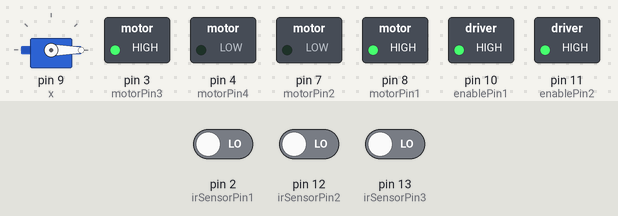
This sketch was run on a simulated Arduino Uno, built with avr-gcc and run on an emulated ATmega328P. On the bench: servo, switched loads named in the sketch (green lamp = pin HIGH). The inputs (shaded band) are chosen by the test bench; at power-on: pin 2 (irSensorPin1) LOW, pin 12 (irSensorPin2) LOW, pin 13 (irSensorPin3) LOW.

Above: at 1.2 s.
1.3 s: pin 2 (irSensorPin1) driven HIGH
At 2.4 s:
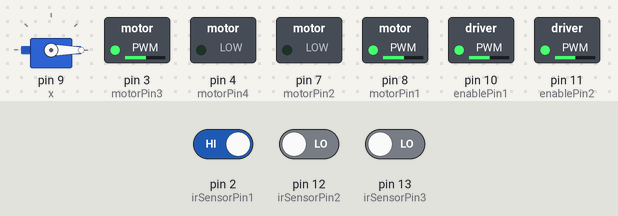
2.8 s: pin 12 (irSensorPin2) driven HIGH
At 3.26 s:
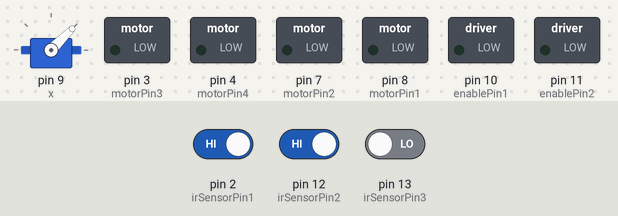
5.8 s: pin 12 (irSensorPin2) driven LOW
At 7.3 s:
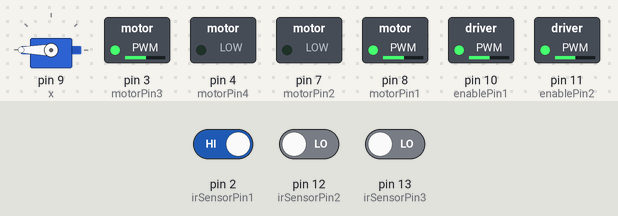
7.9 s: pin 12 (irSensorPin2) driven HIGH
At 8.65 s:
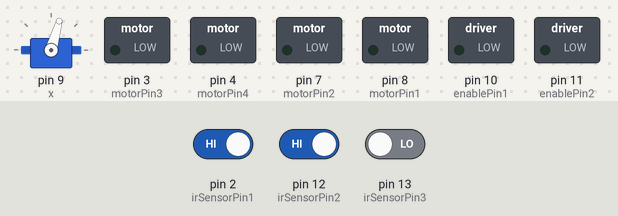
10.9 s: pin 2 (irSensorPin1) driven LOW
At 12.1 s:
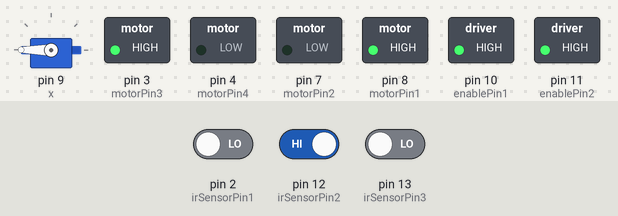
13.0 s: pin 2 (irSensorPin1) driven HIGH
At 13.15 s:
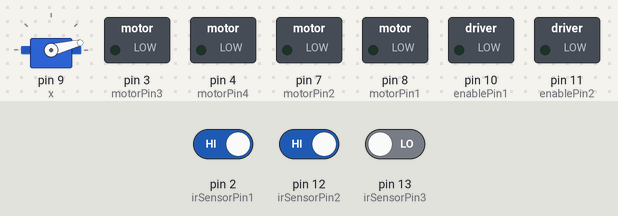
Timing chart, 0 to 17.0 s (numbered marks = the images above; inputs shaded):
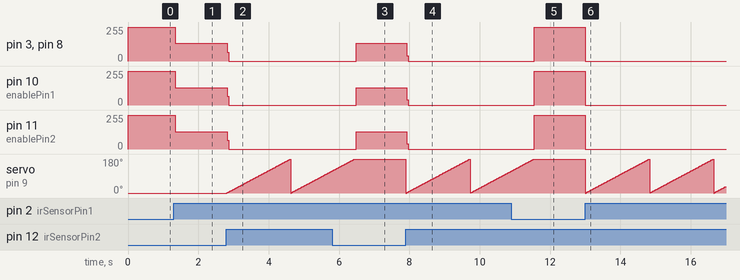

Measured:
- after the input at 1.3 s, pin 3 (motorPin3), pin 8 (motorPin1): 255/255 → 132/255 at once; pin 10 (enablePin1): 255/255 → 131/255 at once; pin 11 (enablePin2): 255/255 → 129/255 at once
- after the input at 2.8 s, pin 3 (motorPin3), pin 8 (motorPin1): 132/255 → 0/255 at once; pin 10 (enablePin1): 131/255 → 0/255 at once; pin 11 (enablePin2): 129/255 → 0/255 at once
- after the input at 5.8 s, pin 3 (motorPin3), pin 8 (motorPin1): 0/255 → 132/255 after 0.69 s; pin 10 (enablePin1): 0/255 → 131/255 after 0.69 s; pin 11 (enablePin2): 0/255 → 129/255 after 0.69 s; servo on pin 9 (x): goes on until 6.4 s, then stays 180°
- after the input at 7.9 s, pin 3 (motorPin3), pin 8 (motorPin1): 132/255 → 0/255 at once; pin 10 (enablePin1): 131/255 → 0/255 at once; pin 11 (enablePin2): 129/255 → 0/255 at once; servo on pin 9 (x): ramps from 0° to 180° and jumps back, once every 1.8 s
- after the input at 10.9 s, pin 3 (motorPin3), pin 8 (motorPin1), pin 10 (enablePin1), pin 11 (enablePin2): 0/255 → 255/255 after 0.65 s
- after the input at 13.0 s, pin 3 (motorPin3), pin 8 (motorPin1), pin 10 (enablePin1), pin 11 (enablePin2): 255/255 → 0/255 at once; servo on pin 9 (x): ramps from 0° to 180° and jumps back, once every 1.8 s

The sketch:

circuit2.ino
```cpp
#include <Servo.h>

Servo x;

const int motorPin1 = 8;      // IN1 on the L293D
const int motorPin2 = 7;      // IN2 on the L293D
const int enablePin1 = 10;    // EN1 on the L293D (changed from 9)
const int motorPin3 = 3;      // IN3 on the L293D
const int motorPin4 = 4;      // IN4 on the L293D
const int enablePin2 = 11;    // EN2 on the L293D (added for second motor)
const int irSensorPin1 = 2;   // Output pin of the first IR sensor
const int irSensorPin2 = 12;  // Output pin of the second IR sensor
const int irSensorPin3 = 13;  // Output pin of the third IR sensor

void setup() {
  x.attach(9);  // Servo attached to pin 9
  x.write(0);   // Initialize servo position to 0

  pinMode(motorPin1, OUTPUT);
  pinMode(motorPin2, OUTPUT);
  pinMode(motorPin3, OUTPUT);
  pinMode(motorPin4, OUTPUT);
  pinMode(enablePin1, OUTPUT);
  pinMode(enablePin2, OUTPUT);
  pinMode(irSensorPin1, INPUT);
  pinMode(irSensorPin2, INPUT);
  pinMode(irSensorPin3, INPUT);

  // Initialize motors as stopped
  digitalWrite(motorPin1, HIGH);
  digitalWrite(motorPin2, HIGH);
  digitalWrite(motorPin3, HIGH);
  digitalWrite(motorPin4, HIGH);
  analogWrite(enablePin1, 0);
  analogWrite(enablePin2, 0);
}

void loop() {
  int sensorValue1 = digitalRead(irSensorPin1);  // Object detect sensor


  if (sensorValue1 == HIGH) {  // Assuming HIGH means obstacle detected
    // Stop the motors
    digitalWrite(motorPin1, LOW);
    digitalWrite(motorPin2, LOW);
    digitalWrite(motorPin3, LOW);
    digitalWrite(motorPin4, LOW);
    analogWrite(enablePin1, 0);
    analogWrite(enablePin2, 0);


    int sensorValue2 = digitalRead(irSensorPin2);  // Level detect sensor

    if (sensorValue2 == HIGH) {
      for (int i = 0; i <= 180; i++) {  // Servo movement range
        x.write(i);
        delay(10);
      }

      int sensorValue3 = digitalRead(irSensorPin3);  // Next sensor detect

      if (sensorValue3 == HIGH) {
        digitalWrite(motorPin1, HIGH);
        digitalWrite(motorPin2, LOW);
        digitalWrite(motorPin3, HIGH);
        digitalWrite(motorPin4, LOW);
        analogWrite(enablePin1, 255);  // Full speed
        analogWrite(enablePin2, 255);  // Full speed
      } else if (sensorValue3 == LOW) {
        digitalWrite(motorPin1, HIGH);
        digitalWrite(motorPin2, LOW);
        digitalWrite(motorPin3, HIGH);
        digitalWrite(motorPin4, LOW);
        analogWrite(enablePin1, 255);  // Full speed
        analogWrite(enablePin2, 255);  // Full speed
      }
    } else if (sensorValue2 == LOW) {
      digitalWrite(motorPin1, HIGH);
      digitalWrite(motorPin2, LOW);
      digitalWrite(motorPin3, HIGH);
      digitalWrite(motorPin4, LOW);
      analogWrite(enablePin1, 255);  // Full speed
      analogWrite(enablePin2, 255);  // Full speed
    }
  } else if (sensorValue1 == LOW) {
    // Spin the motors
    digitalWrite(motorPin1, HIGH);
    digitalWrite(motorPin2, LOW);
    digitalWrite(motorPin3, HIGH);
    digitalWrite(motorPin4, LOW);
    analogWrite(enablePin1, 255);  // Full speed
    analogWrite(enablePin2, 255);  // Full speed
  }
}
```
